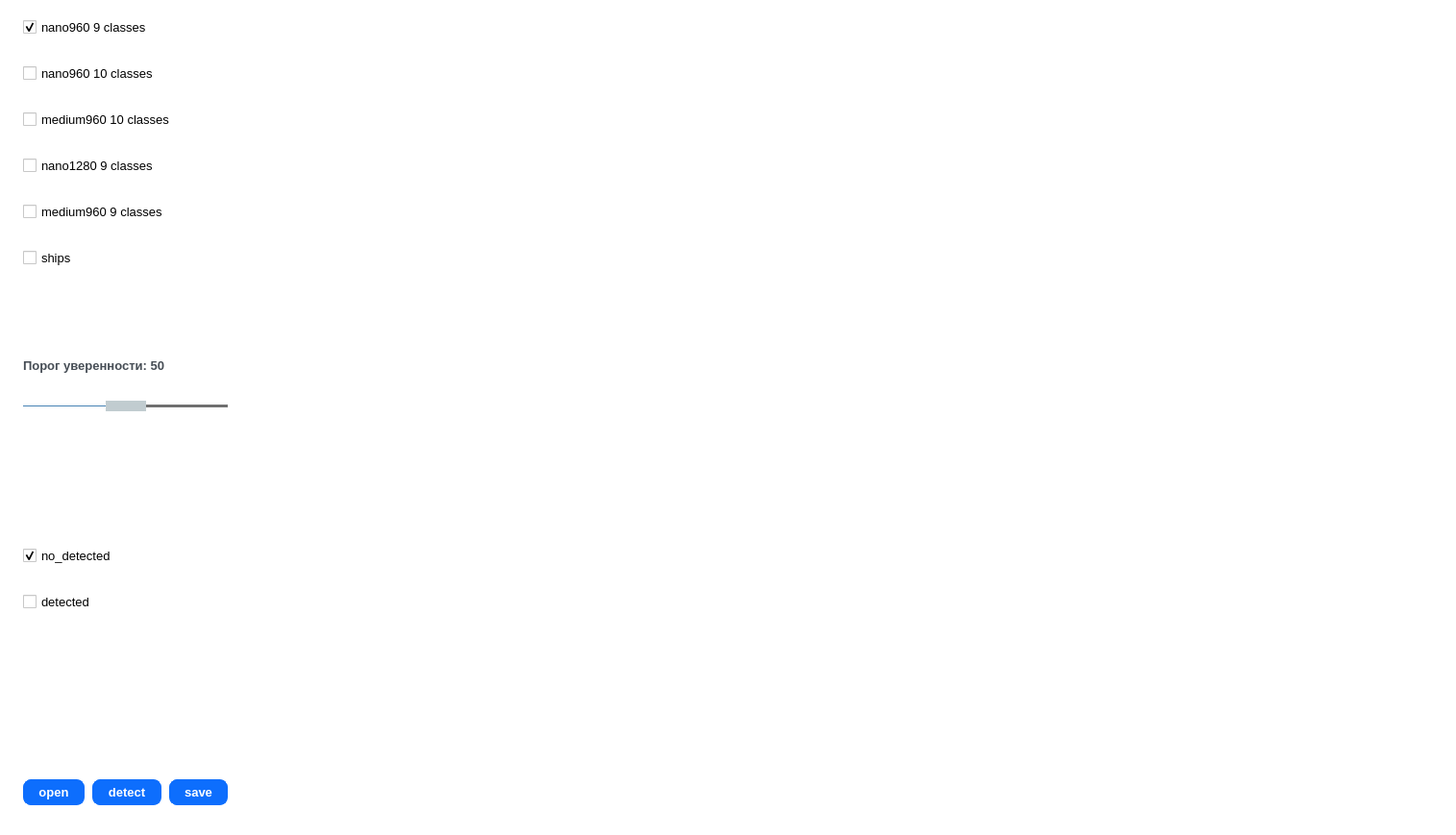
<?xml version="1.0" encoding="UTF-8"?>
<ui version="4.0">
 <class>MainWindow</class>
 <widget class="QMainWindow" name="MainWindow">
  <property name="geometry">
   <rect>
    <x>0</x>
    <y>0</y>
    <width>1515</width>
    <height>869</height>
   </rect>
  </property>
  <property name="windowTitle">
   <string>вуеусее</string>
  </property>
  <property name="styleSheet">
   <string notr="true">QWidget {
  background-color: #fff;
}
QLabel {
  color: #464d55;
  font-weight: 600;
}
QLabel#heading {
  color: #0f1925;
  font-size: 18px;
  margin-bottom: 10px;
}

QLabel#subheading {
  color: #0f1925;
  font-size: 12px;
  font-weight: normal;
  margin-bottom: 10px;
}
QLineEdit {
  border-radius: 8px;
  border: 1px solid #e0e4e7;
  padding: 5px 15px;
}

QLineEdit:focus {
  border: 1px solid #d0e3ff;
}

QLineEdit::placeholder {
  color: #767e89;
}
QPushButton {
  background-color: #0d6efd;
  color: #fff;
  font-weight: 600;
  border-radius: 8px;
  border: 1px solid #0d6efd;
  padding: 5px 15px;
  margin-top: 10px;
  outline: 0px;
}
QPushButton:hover,
QPushButton:focus {
  background-color: #0b5ed7;
  border: 3px solid #9ac3fe;
}</string>
  </property>
  <widget class="QWidget" name="centralwidget">
   <layout class="QGridLayout" name="gridLayout_2">
    <item row="0" column="0">
     <layout class="QGridLayout" name="gridLayout" rowstretch="30,0,0,0,0,0,0,0,0,0,0,0,0,0,0,0,0">
      <property name="sizeConstraint">
       <enum>QLayout::SetNoConstraint</enum>
      </property>
      <property name="leftMargin">
       <number>15</number>
      </property>
      <property name="topMargin">
       <number>9</number>
      </property>
      <property name="rightMargin">
       <number>5</number>
      </property>
      <property name="horizontalSpacing">
       <number>8</number>
      </property>
      <property name="verticalSpacing">
       <number>27</number>
      </property>
      <item row="11" column="0">
       <spacer name="verticalSpacer">
        <property name="orientation">
         <enum>Qt::Vertical</enum>
        </property>
        <property name="sizeHint" stdset="0">
         <size>
          <width>20</width>
          <height>40</height>
         </size>
        </property>
       </spacer>
      </item>
      <item row="5" column="0" colspan="3">
       <widget class="QCheckBox" name="nano_1280_9">
        <property name="font">
         <font>
          <pointsize>10</pointsize>
         </font>
        </property>
        <property name="text">
         <string>nano1280 9 classes</string>
        </property>
       </widget>
      </item>
      <item row="15" column="0">
       <spacer name="verticalSpacer_3">
        <property name="orientation">
         <enum>Qt::Vertical</enum>
        </property>
        <property name="sizeHint" stdset="0">
         <size>
          <width>20</width>
          <height>40</height>
         </size>
        </property>
       </spacer>
      </item>
      <item row="7" column="0" colspan="3">
       <widget class="QCheckBox" name="medium_ships">
        <property name="font">
         <font>
          <pointsize>10</pointsize>
         </font>
        </property>
        <property name="text">
         <string>ships</string>
        </property>
       </widget>
      </item>
      <item row="16" column="3">
       <spacer name="horizontalSpacer">
        <property name="orientation">
         <enum>Qt::Horizontal</enum>
        </property>
        <property name="sizeHint" stdset="0">
         <size>
          <width>40</width>
          <height>20</height>
         </size>
        </property>
       </spacer>
      </item>
      <item row="13" column="0" colspan="3">
       <widget class="QCheckBox" name="detected">
        <property name="font">
         <font>
          <pointsize>10</pointsize>
         </font>
        </property>
        <property name="text">
         <string>detected</string>
        </property>
        <property name="checkable">
         <bool>true</bool>
        </property>
       </widget>
      </item>
      <item row="1" column="0" rowspan="2" colspan="3">
       <widget class="QCheckBox" name="nano_960_10">
        <property name="font">
         <font>
          <pointsize>10</pointsize>
         </font>
        </property>
        <property name="text">
         <string>nano960 10 classes</string>
        </property>
        <property name="checked">
         <bool>false</bool>
        </property>
       </widget>
      </item>
      <item row="16" column="1">
       <widget class="QPushButton" name="detect_btn">
        <property name="font">
         <font>
          <pointsize>10</pointsize>
          <weight>75</weight>
          <bold>true</bold>
         </font>
        </property>
        <property name="text">
         <string>detect</string>
        </property>
       </widget>
      </item>
      <item row="9" column="0" colspan="3">
       <widget class="QLabel" name="slider_lbl">
        <property name="font">
         <font>
          <pointsize>10</pointsize>
          <weight>75</weight>
          <bold>true</bold>
         </font>
        </property>
        <property name="text">
         <string>Порог уверенности: 50</string>
        </property>
       </widget>
      </item>
      <item row="0" column="0" colspan="3">
       <widget class="QCheckBox" name="nano960_9">
        <property name="font">
         <font>
          <pointsize>10</pointsize>
         </font>
        </property>
        <property name="text">
         <string>nano960 9 classes</string>
        </property>
        <property name="checked">
         <bool>true</bool>
        </property>
       </widget>
      </item>
      <item row="16" column="2">
       <widget class="QPushButton" name="save_btn">
        <property name="font">
         <font>
          <pointsize>10</pointsize>
          <weight>75</weight>
          <bold>true</bold>
         </font>
        </property>
        <property name="text">
         <string>save</string>
        </property>
       </widget>
      </item>
      <item row="0" column="3" rowspan="16">
       <layout class="QHBoxLayout" name="image_layout"/>
      </item>
      <item row="10" column="0" colspan="3">
       <widget class="QSlider" name="conf_slider">
        <property name="styleSheet">
         <string notr="true">QSlider::groove:horizontal {
    border: 0px solid #bbb;
}

/*1. Sliding sliding slot design parameters*/
QSlider::sub-page:horizontal {
     /*Slot color*/
    background: rgb(70,130,180);
     /*Found angle of the outer ring area*/
    border-radius: 2px;
     /*Cover the area height*/
    margin-top:8px;
     /*Cover the area height*/
    margin-bottom:8px;
}

/*2. Unexpectedly sliding slot design parameters*/
QSlider::add-page:horizontal {
    /*Slot color*/
    background: rgb(105,105, 105);
   
    border: 1px solid #777;
    /*Found angle of the outer ring area*/
    border-radius: 2px;
     /*Cover the area height*/
    margin-top:8px;
     /*Cover the area height*/
    margin-bottom:8px;
}

/*3. Usually sliding slider design parameters*/
QSlider::handle:horizontal {
    /*Slider color*/
    background: rgb(193,204,208);
    /*The width of the slider*/
    width:40px;

    /*Slider outer ring is 1px, add color*/
    border: 1px solid rgb(193,204,208);

     /*Sliding block outer ring upside -round angle*/
    border-radius: 15px;
     /*Cover the area height*/
    margin-top:2px;
     /*Cover the area height*/
    margin-bottom:2px;
}

/*4. The slider design parameters displayed during manual pull*/
QSlider::handle:horizontal:hover {
    /*Slider color*/
    background: #484848;
    /*The width of the slider*/
    width: 40px;
    
    border: 1px solid #484848;
     /*Sliding block outer ring upside -round angle*/
    border-radius: 15px;
     /*Cover the area height*/
    margin-top:2px;
     /*Cover the area height*/
    }</string>
        </property>
        <property name="maximum">
         <number>99</number>
        </property>
        <property name="pageStep">
         <number>10</number>
        </property>
        <property name="value">
         <number>50</number>
        </property>
        <property name="sliderPosition">
         <number>50</number>
        </property>
        <property name="orientation">
         <enum>Qt::Horizontal</enum>
        </property>
       </widget>
      </item>
      <item row="6" column="0" colspan="3">
       <widget class="QCheckBox" name="medium_960_9">
        <property name="font">
         <font>
          <pointsize>10</pointsize>
         </font>
        </property>
        <property name="text">
         <string>medium960 9 classes</string>
        </property>
       </widget>
      </item>
      <item row="3" column="0" rowspan="2" colspan="3">
       <widget class="QCheckBox" name="medium_960_10">
        <property name="font">
         <font>
          <pointsize>10</pointsize>
         </font>
        </property>
        <property name="text">
         <string>medium960 10 classes</string>
        </property>
       </widget>
      </item>
      <item row="16" column="0">
       <widget class="QPushButton" name="open_btn">
        <property name="font">
         <font>
          <pointsize>10</pointsize>
          <weight>75</weight>
          <bold>true</bold>
         </font>
        </property>
        <property name="styleSheet">
         <string notr="true"> QPushButton#pbReady {
    padding:4px;
    color: #fff;
    font-size: 14px;
    border-radius: 2px;
    border: 1px solid #3873d9;
    background-color: qlineargradient( x1: 0, y1: 0, x2: 0, y2: 1,
                                        stop: 0 #4287ff, stop: 1 #356ccc);
 }
QPushButton:pressed {
    color: #111;
    border: 1px solid #3873d9;
    background: #fff;
 }</string>
        </property>
        <property name="text">
         <string>open</string>
        </property>
       </widget>
      </item>
      <item row="8" column="0">
       <spacer name="verticalSpacer_2">
        <property name="orientation">
         <enum>Qt::Vertical</enum>
        </property>
        <property name="sizeType">
         <enum>QSizePolicy::Fixed</enum>
        </property>
        <property name="sizeHint" stdset="0">
         <size>
          <width>20</width>
          <height>40</height>
         </size>
        </property>
       </spacer>
      </item>
      <item row="12" column="0" colspan="3">
       <widget class="QCheckBox" name="no_detected">
        <property name="font">
         <font>
          <pointsize>10</pointsize>
         </font>
        </property>
        <property name="text">
         <string>no_detected</string>
        </property>
        <property name="checked">
         <bool>true</bool>
        </property>
       </widget>
      </item>
     </layout>
    </item>
   </layout>
  </widget>
  <widget class="QMenuBar" name="menubar">
   <property name="geometry">
    <rect>
     <x>0</x>
     <y>0</y>
     <width>1515</width>
     <height>21</height>
    </rect>
   </property>
  </widget>
  <widget class="QStatusBar" name="statusbar"/>
 </widget>
 <resources/>
 <connections/>
</ui>
